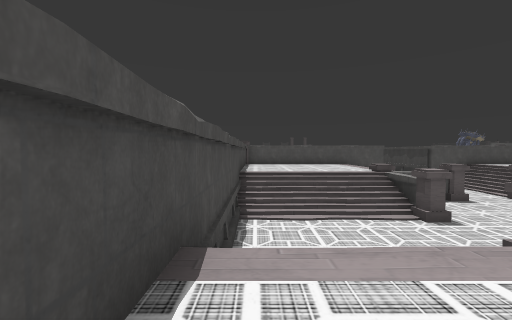
view 1 (above)

17 first-person views from a walk through a Unity game level. The camera is 1.4 m above the floor, tilts 2° down and sees 90° across. The floor is counted in squares, 2 m on a side. Each view is taken from the middle of a square. On the plan, view 1 faces up. The plan holds only what a view shows up to about 9 squares ahead; the rest is blank. The place goes on beyond the plan. The player is left out. Some surface patterns are stand-ins.

view 2
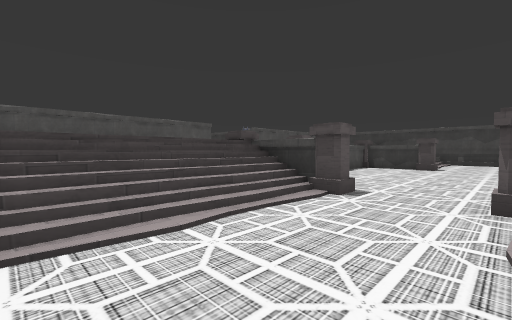

view 3
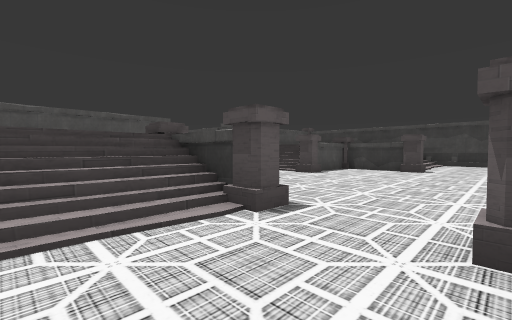

view 4
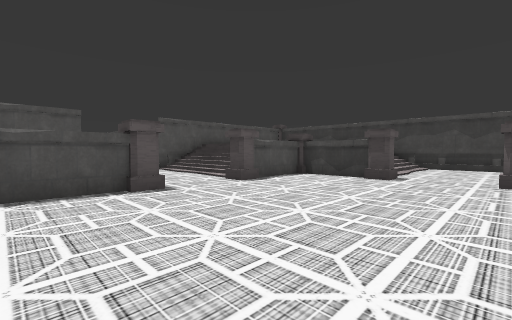

view 5
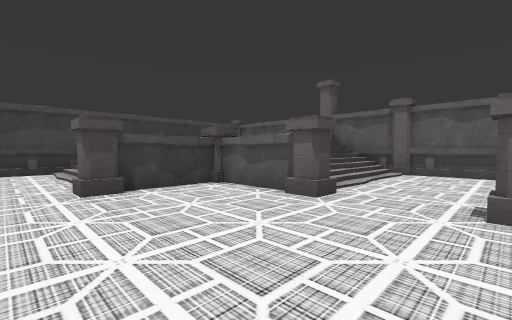

view 6
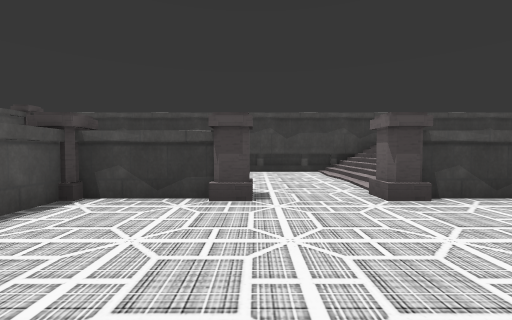

view 7
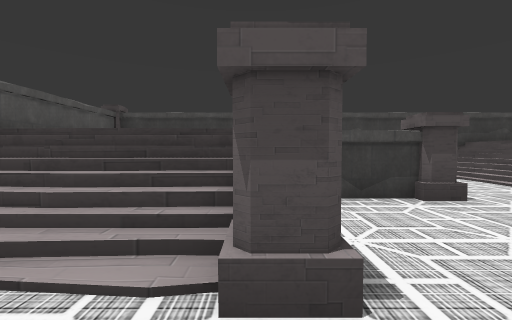

view 8
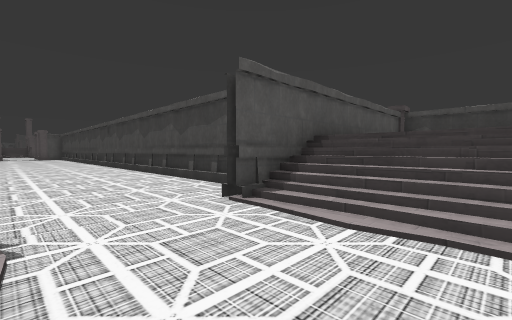

view 9
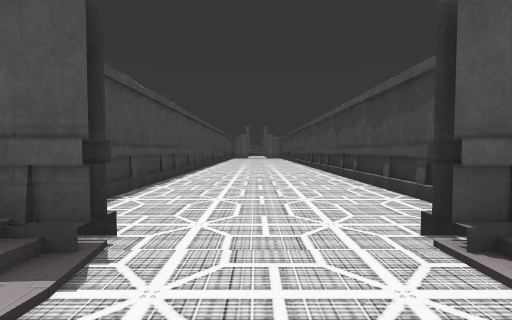

view 10
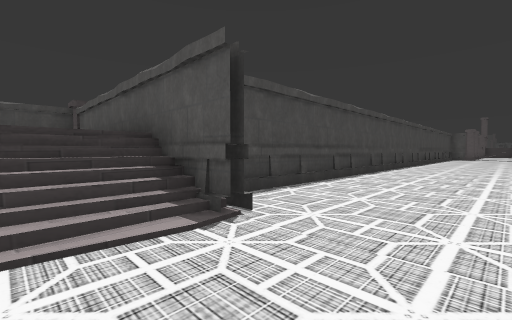

view 11
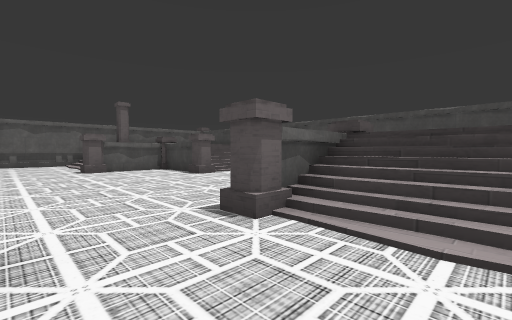

view 12
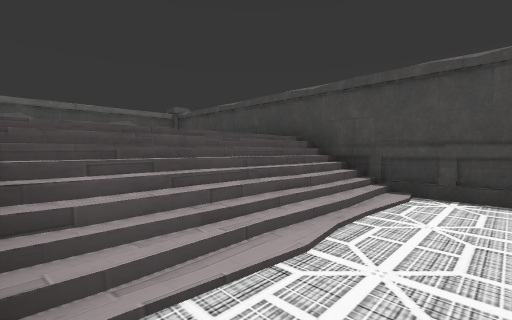

view 13
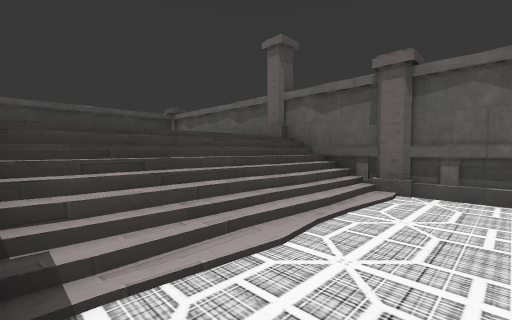

view 14
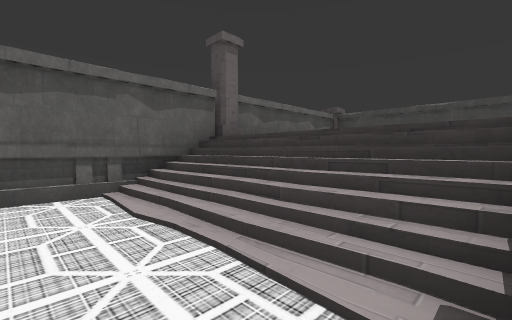

view 15
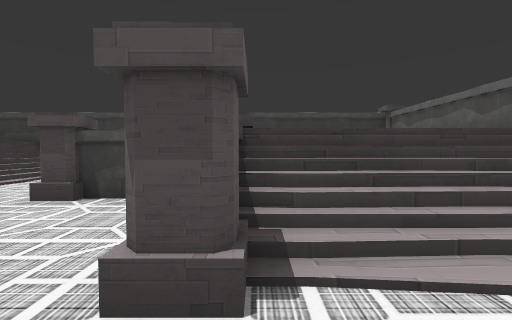

view 16
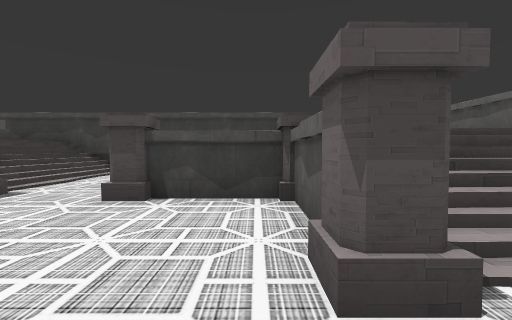

view 17
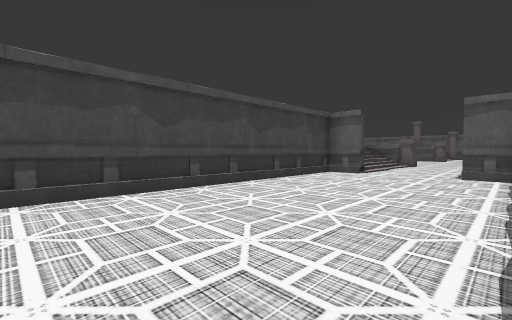

### Floor plan
Key: @ floor where view 1 was taken; # wall or solid block; . main floor; : floor 2 m higher than the main floor; / step, stairs or slope; = window, fence, low wall or low ledge; ^ raised ledge; P pillar.
Columns run from 1 left of view 1 to 17 right of it. Each row starts with its distance up from view 1.
 22        .....#
 21       #.....#
 20       #.....#
 19       #.....#
 18       #.....#
 17       #.....#
 16       #.....#
 15       #.....#
 14 ########...########
 13 #     //...//     #
 12 #     //...//     #
 11 #     //...//     #
 10 #     //...//     #
  9 #:::://=P..##/    #
  8 #/////......./ ///#
  7 #////#.......#////#
  6 #....P.......P....#
  5 #.................#
  4 #....P.......P....#
  3 #////^.......^ ///#
  2 #/////.......#  //#
  1 #::   /=P..#/     #
  0 #@    //...//     #
 -1 #     //...//     #
 -2 #     //...//     #
 -3 #     //...//     #
 -4  ####P####P##P#####

Positions as (right, up) in squares from view 1, and headings:
1: (0, 0), facing up
2: (0, 4), facing up-right
3: (2, 4), facing up-right
4: (5, 4), facing up-right
5: (7, 5), facing down-right
6: (8, 6), facing right
7: (8, 9), facing right
8: (7, 11), facing up-right
9: (8, 12), facing up
10: (9, 12), facing up-left
11: (9, 11), facing down-left
12: (4, 5), facing down-left
13: (8, 1), facing down-right
14: (8, 1), facing down-left
15: (8, 1), facing right
16: (8, 2), facing right
17: (6, 22), facing down-right
